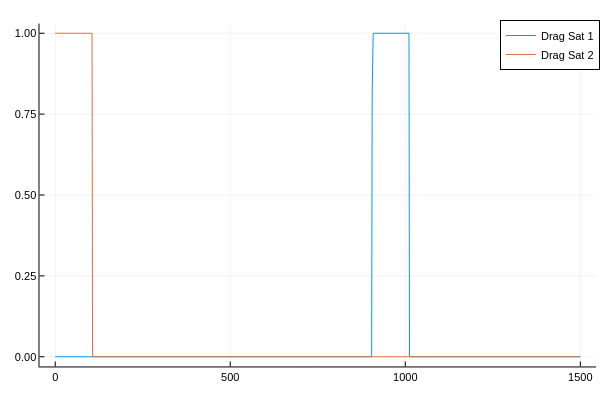

The code cell stored with this chart in its notebook:
### Code cell
plot(tsamp,u_soln1,label="Drag Sat 1")
plot!(tsamp,u_soln2,label="Drag Sat 2")

### Figure 1 — Plotly figure (JSON) as saved in the notebook; plotly's stock layout.template omitted (floating-point values rounded to 4 significant figures; data arrays with more than 128 entries replaced by an {"elided": "..."} marker saying what was removed)
{"data": [{"colorbar": {"len": 0.9525, "title": "", "x": 0.9934, "y": 0.5139}, "legendgroup": "Drag Sat 1", "line": {"color": "rgba(0, 154, 250, 1.000)", "dash": "solid", "shape": "linear", "width": 1}, "mode": "lines", "name": "Drag Sat 1", "showlegend": true, "type": "scatter", "x": {"elided": "1000 float values"}, "xaxis": "x", "y": {"elided": "1000 float values"}, "yaxis": "y", "zmax": null, "zmin": null}, {"colorbar": {"len": 0.9525, "title": "", "x": 0.9934, "y": 0.5139}, "legendgroup": "Drag Sat 2", "line": {"color": "rgba(227, 111, 71, 1.000)", "dash": "solid", "shape": "linear", "width": 1}, "mode": "lines", "name": "Drag Sat 2", "showlegend": true, "type": "scatter", "x": {"elided": "1000 float values"}, "xaxis": "x", "y": {"elided": "1000 float values"}, "yaxis": "y", "zmax": null, "zmin": null}], "layout": {"annotations": [], "height": 400, "legend": {"bgcolor": "rgba(255, 255, 255, 1.000)", "bordercolor": "rgba(0, 0, 0, 1.000)", "borderwidth": 1, "font": {"color": "rgba(0, 0, 0, 1.000)", "family": "sans-serif", "size": 11}, "title": {"font": {"color": "rgba(0, 0, 0, 1.000)", "family": "sans-serif", "size": 15}, "text": ""}, "tracegroupgap": 0, "traceorder": "normal", "x": 1, "xanchor": "auto", "y": 1, "yanchor": "auto"}, "margin": {"b": 20, "l": 0, "r": 0, "t": 20}, "paper_bgcolor": "rgba(255, 255, 255, 1.000)", "plot_bgcolor": "rgba(255, 255, 255, 1.000)", "showlegend": true, "width": 600, "xaxis": {"anchor": "y", "domain": [0.06582, 0.9934], "gridcolor": "rgba(0, 0, 0, 0.100)", "gridwidth": 0.5, "linecolor": "rgba(0, 0, 0, 1.000)", "mirror": false, "range": [-45, 1545], "showgrid": true, "showline": true, "showticklabels": true, "tickangle": 0, "tickcolor": "rgb(0, 0, 0)", "tickfont": {"color": "rgba(0, 0, 0, 1.000)", "family": "sans-serif", "size": 11}, "tickmode": "array", "ticks": "inside", "ticktext": ["0", "500", "1000", "1500"], "tickvals": [0, 500, 1000, 1500], "title": "", "titlefont": {"color": "rgba(0, 0, 0, 1.000)", "family": "sans-serif", "size": 15}, "type": "-", "visible": true, "zeroline": false, "zerolinecolor": "rgba(0, 0, 0, 1.000)"}, "yaxis": {"anchor": "x", "domain": [0.03762, 0.9902], "gridcolor": "rgba(0, 0, 0, 0.100)", "gridwidth": 0.5, "linecolor": "rgba(0, 0, 0, 1.000)", "mirror": false, "range": [-0.03, 1.03], "showgrid": true, "showline": true, "showticklabels": true, "tickangle": 0, "tickcolor": "rgb(0, 0, 0)", "tickfont": {"color": "rgba(0, 0, 0, 1.000)", "family": "sans-serif", "size": 11}, "tickmode": "array", "ticks": "inside", "ticktext": ["0.00", "0.25", "0.50", "0.75", "1.00"], "tickvals": [0, 0.25, 0.5, 0.75, 1], "title": "", "titlefont": {"color": "rgba(0, 0, 0, 1.000)", "family": "sans-serif", "size": 15}, "type": "-", "visible": true, "zeroline": false, "zerolinecolor": "rgba(0, 0, 0, 1.000)"}}}
